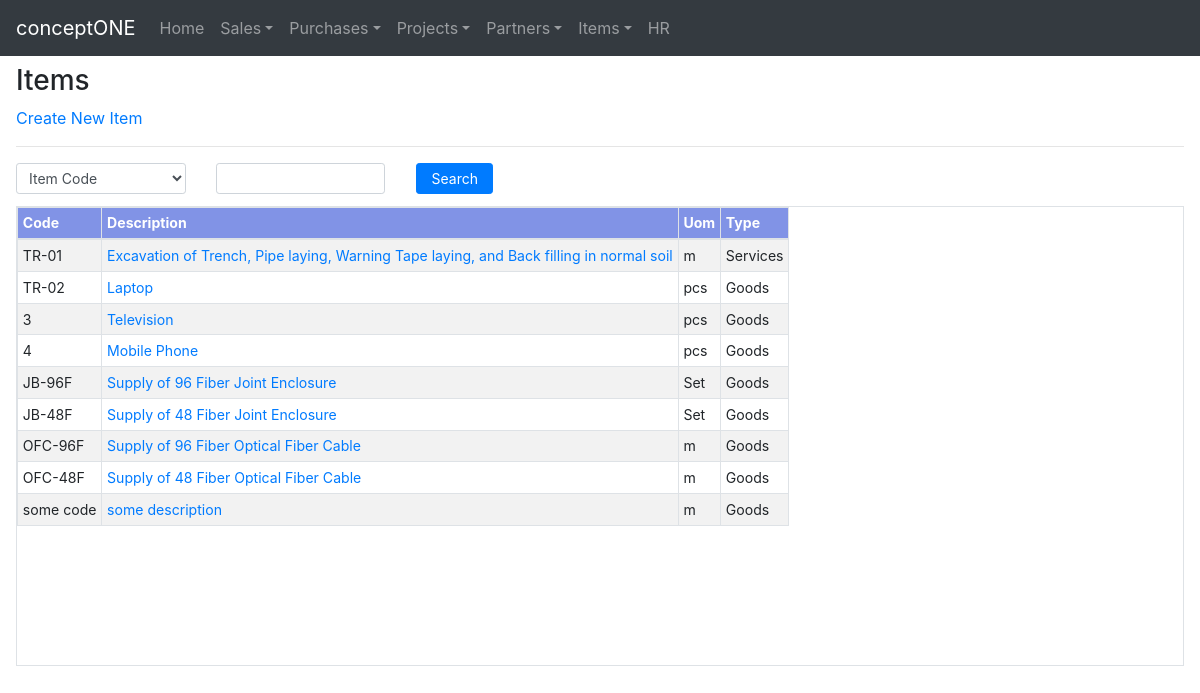
Page /items/ on the earlier database version.
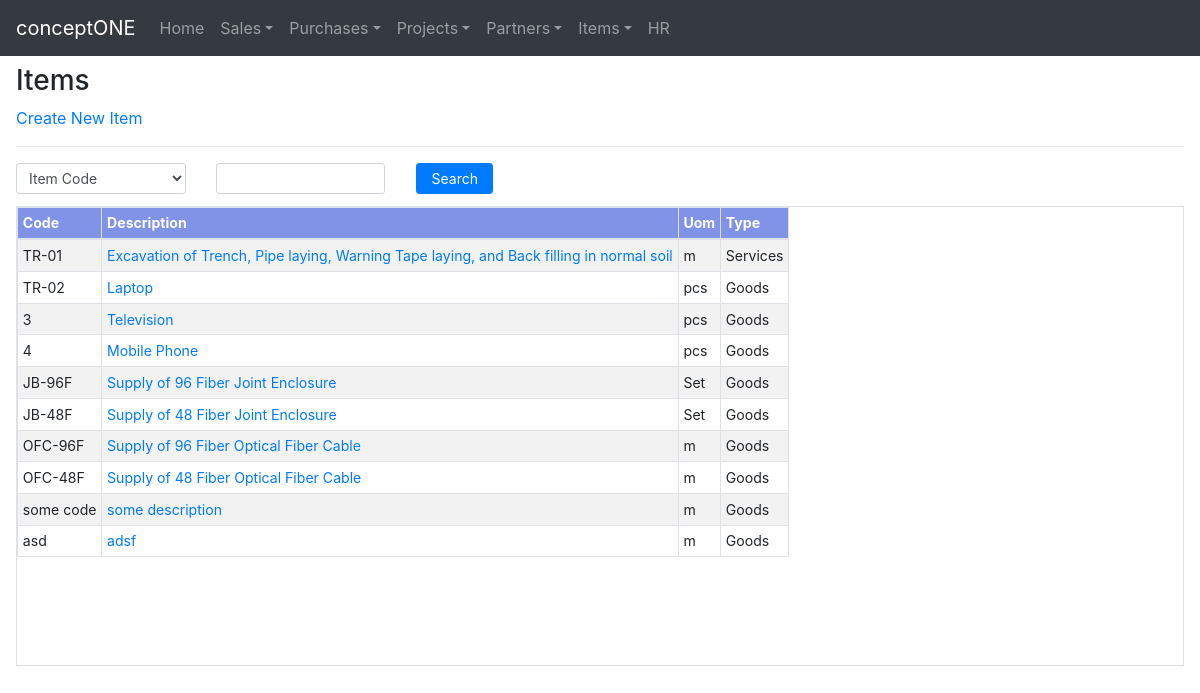
Same page on the later database version.
### crudbasic/models.py (models this page shows, shortened)
class Items(models.Model):
    item_type_choices = [
        ('Goods', 'Goods'),
        ('Services', 'Services'),
    ]
    item_code = models.CharField(max_length=16, unique=True)
    item_description = models.CharField(max_length=192)
    item_uom = models.CharField(max_length=16)
    item_type = models.CharField(max_length=8, choices=item_type_choices)
    created_on = models.DateTimeField(auto_now_add=True)
    updated_on = models.DateTimeField(auto_now=True)

### crudbasic/views.py (the view, shortened to what this page needs)
# urls.py: path('items/',views.ItemView.as_view(),name='items'),
class ItemView(TemplateView):
    template_name = 'crudbasic/basedisplay.html'
    def get(self, request, *args, **kwargs):
        main_title = 'Items'
        create_link= {'name':'Create New Item','value':'crudbasic:createitem'}
        search_form = BasicSearch(caller = Items)
        table_head_temp = get_col_heads(Items)
        table_head = []
        for idx, val in enumerate(table_head_temp):
            table_head.append(str(val[1]).split(" ")[1])
        page_data = Items.objects.order_by('created_on')
        return render(request, self.template_name, {'page_data': page_data,
                                                    'search_form' : search_form,
                                                    'table_head':table_head,
                                                    'main_title':main_title,
                                                    'create_link':create_link
                                                    })

### crudbasic/forms.py
class BasicSearch(forms.Form):
    field_dct = {}
    search_by = forms.ChoiceField(choices=field_dct,widget=forms.Select(attrs={'class':'form-control form-control-sm'}))
    search_for = forms.CharField(widget=forms.TextInput(attrs={'class':'form-control form-control-sm'}))
    def __init__(self,*arg,**kwargs):
        caller = kwargs.pop('caller')
        if caller == Customers:
            print(caller)
        super(BasicSearch, self).__init__(*arg,**kwargs)
        field_dct = get_col_heads(caller)
        self.fields['search_by'].choices = field_dct

### crudbasic/basic_functions.py (called while the page is built)
def get_col_heads(caller):
    caller_fields = caller._meta.fields
    field_list = []
    human_rdable_list =[]
    for fields in caller_fields:
        column_head = (str(fields)).split(".")
        human_rdable_name = column_head[-1].replace("_"," ").title()
        human_rdable_list.append(human_rdable_name)
        field_list.append(column_head[-1])
    field_list = field_list[1:-2]
    human_rdable_list = human_rdable_list[1:-2]
    field_dct = tuple(zip(field_list,human_rdable_list))
    return field_dct

### templates/crudbasic/basedisplay.html
<!DOCTYPE html>
{% extends 'crudbasic/base.html' %}
{% block body_block %}
<h3 class="">{{ main_title }}</h3>
<a class="" href="{% url create_link.value %}">{{ create_link.name }}</a>
<hr class="">
<form method="POST">{% csrf_token %}
  <div class="row mb-0">
    <div class="col-xl-2 col-lg-3 col-md-4 mb-2">
      {{ search_form.search_by}}
    </div>
    <div class="col-xl-2 col-lg-3 col-md-4 mb-2">
      {{ search_form.search_for }}
    </div>
    <div class="col-xl-1 col-lg-1 col-md-2 pl-2 mb-1 ml-2">
      <button class="btn btn-primary btn-sm button-custom" type="submit" value="search" name="search">Search</button>
    </div>
  </div>
</form>
<div class="row">
  <div class="col-md-12">
    <div class="mt-0 pb-3 pt-1">
    {% if page_data %}
    <table class="table table-bordered table-striped table-sm table-properties">
      <thead class="">
        <tr>
          {% for head in table_head %}
            <th scope="col">{{ head }}</th>
          {% endfor %}
        </tr>
      </thead>
      <tbody>
        {% if main_title == 'Customers' %}
          {% include 'crudbasic/tables/customertable.html' %}
        {% elif main_title == 'Suppliers' %}
          {% include 'crudbasic/tables/suppliertable.html' %}
        {% elif main_title == 'Items' %}
          {% include 'crudbasic/tables/itemtable.html' %}
        {% elif main_title == 'Projects' %}
          {% include 'crudbasic/tables/projecttable.html' %}
        {% endif %}
      </tbody>
    </table>
    {% else %}
      <p>Oops! No Record found</p>
    {% endif %}
    </div>
  </div>
</div>
{% endblock %}

### templates/crudbasic/tables/itemtable.html
<!DOCTYPE html>
{% for item in page_data %}
<tr>
  <td>{{ item.item_code }}</td>
  <td>
    <a href="update/{{item.id}}">{{ item.item_description }}</a>
  </td>
  <td>{{ item.item_uom }}</td>
  <td>{{ item.item_type }}</td>
</tr>
{% endfor %}

Differences in the rows shown:
added Items: item_code "asd", item_description "adsf", item_uom "m", item_type "Goods"
